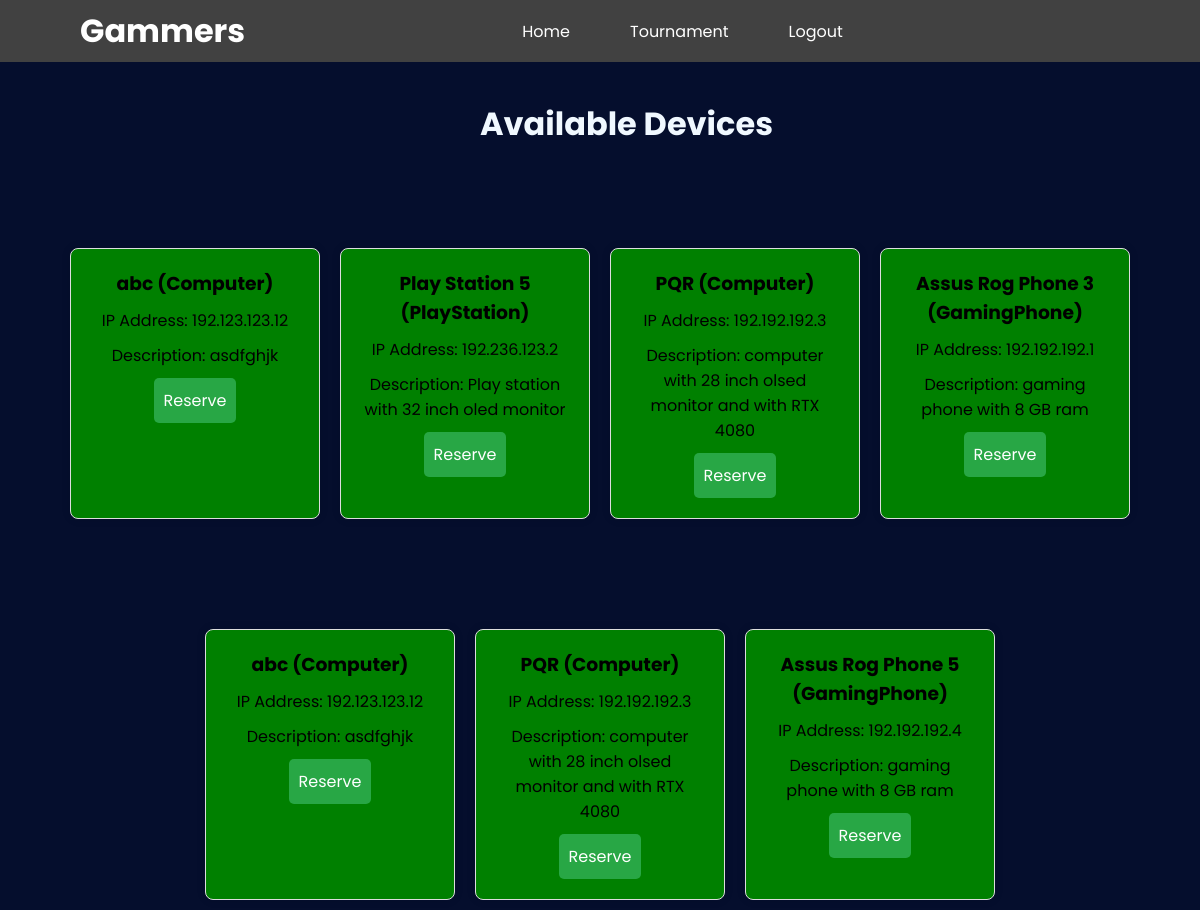
The page /computer.php (signed in) on the database its author committed.
### tables this page shows
CREATE TABLE IF NOT EXISTS `devices` (
  `id` int NOT NULL AUTO_INCREMENT,
  `device_name` varchar(255) NOT NULL,
  `device_type` enum('Computer','PlayStation','GamingPhone') NOT NULL,
  `status` enum('Vacant','Occupied') DEFAULT 'Vacant',
  `created_at` timestamp NULL DEFAULT CURRENT_TIMESTAMP,
  `ip_address` varchar(45) NOT NULL,
  `description` text,
  `user_id` int DEFAULT NULL,
  `reserved_at` datetime DEFAULT NULL,
  `reservation_duration` int DEFAULT NULL,
  PRIMARY KEY (`id`),
  KEY `fk_user` (`user_id`)
);

### computer.php (the view, shortened to what this page needs)
<?php
$servername = "localhost";
$username = "root";
$password = "";
$dbname = "GameCafe";
$conn = new mysqli($servername, $username, $password, $dbname);
$deviceSql = "SELECT d.*, u.uname, u.email FROM devices d
              LEFT JOIN users u ON d.user_id = u.id";
$result = $conn->query($deviceSql);
?>
<!DOCTYPE html>
<html lang="en">
<head>
    <link rel="stylesheet" href="cmp.css">
    <link rel="stylesheet" href="Hstyle.css">
</head>
<body>
    <header style="background-color: #414141;">
        <a href="#" class="logo">Gammers</a>
        <ul class="nav">
            <li><a href="dashboard.php">Home</a></li>
            <li><a href="tournement.php">Tournament</a></li>
            <li><a href="logout.php">Logout</a></li>
        </ul>
    </header>
    <h1 style="margin-top: 100px; margin-left: 40%; color:aliceblue;" >Available Devices</h1>
    <div class="device-container">
        <?php
        if ($result->num_rows > 0) {
            while ($device = $result->fetch_assoc()) {
                $remaining_seconds = 0;
                $remaining_time = '00:00:00';
                if ($device['status'] == 'Occupied') {
                    $reserved_at = strtotime($device['reserved_at']);
                    $current_time = time();
                    $reserved_for = $device['reservation_duration'] * 3600;
                    $remaining_seconds = $reserved_for - ($current_time - $reserved_at) - 19800;
                    if ($remaining_seconds > 0) {
                        $remaining_time = gmdate("H:i:s", $remaining_seconds);
                    } else {
                        $device['status'] = 'Vacant';
                    }
                }
                echo '<div class="device-card" id="device-' . $device['id'] . '" style="background-color: ' . ($device['status'] == 'Occupied' ? 'red' : 'green') . ';">';
                echo '<h3>' . $device['device_name'] . ' (' . $device['device_type'] . ')</h3>';
                echo '<p>IP Address: ' . $device['ip_address'] . '</p>';
                echo '<p>Description: ' . $device['description'] . '</p>';
                if ($device['status'] == 'Vacant') {
                    echo '<button class="reserve-btn" onclick="openReserveForm(' . $device['id'] . ')">Reserve</button>';
                } elseif ($device['status'] == 'Occupied') {
                    echo '<div class="remaining-time" id="remaining-time-' . $device['id'] . '">Remaining Time: <span>' . $remaining_time . '</span></div>';
                    echo '<script>startCountdown(' . $device['id'] . ', ' . $remaining_seconds . ');</script>';
                }
                echo '</div>';
            }
        } else {
            echo "No devices available.";
        }
        ?>
    </div>
</body>
</html>

### cmp.css (style rules this page uses)
.device-card { border: 1px solid #ddd; border-radius: 8px; padding: 20px; margin: 10px; margin-top: 100px; text-align: center; transition: background-color 0.3s; box-shadow: 0 0 10px rgba(0, 0, 0, 0.1); width: 250px; }
.device-container { display: flex; flex-wrap: wrap; justify-content: center; }
.device-card h3 { font-weight: bold; margin-bottom: 10px; }
.device-card p { margin-bottom: 10px; }
.reserve-btn { padding: 10px; background-color: #28a745; color: white; border: none; cursor: pointer; font-size: 16px; border-radius: 5px; }

### Hstyle.css (style rules this page uses)
* { margin: 0; padding: 0; box-sizing: border-box; font-family: 'Poppins',sans-serif; }
body { background: #050e2d; }
header { position: fixed; top: 0; left: 0; width: 100%; padding: 7px 80px; display: flex; justify-content: space-between; align-items: center; transition: 0.5s; z-index: 1000; }
header .logo { position: relative; color: #fff; text-decoration: none; font-size: 2em; font-weight: 700; }
header .nav { display: flex; justify-content: right; align-items: center; }
header ul li { list-style: none; margin: 10px; }
header ul li a { color: #fff; text-decoration: none; padding: 10px 20px; border-radius: 5px; }

### rows shown on the page
devices: device_name "abc", device_type "Computer", ip_address "192.123.123.12", description "asdfghjk"
devices: device_name "Play Station 5", device_type "PlayStation", ip_address "192.236.123.2", description "Play station with 32 inch oled monitor"
devices: device_name "PQR", device_type "Computer", ip_address "192.192.192.3", description "computer with 28 inch olsed monitor and with RTX 4080"
devices: device_name "Assus Rog Phone 3", device_type "GamingPhone", ip_address "192.192.192.1", description "gaming phone with 8 GB ram"
devices: device_name "abc", device_type "Computer", ip_address "192.123.123.12", description "asdfghjk"
devices: device_name "PQR", device_type "Computer", ip_address "192.192.192.3", description "computer with 28 inch olsed monitor and with RTX 4080"
devices: device_name "Assus Rog Phone 5", device_type "GamingPhone", ip_address "192.192.192.4", description "gaming phone with 8 GB ram"
